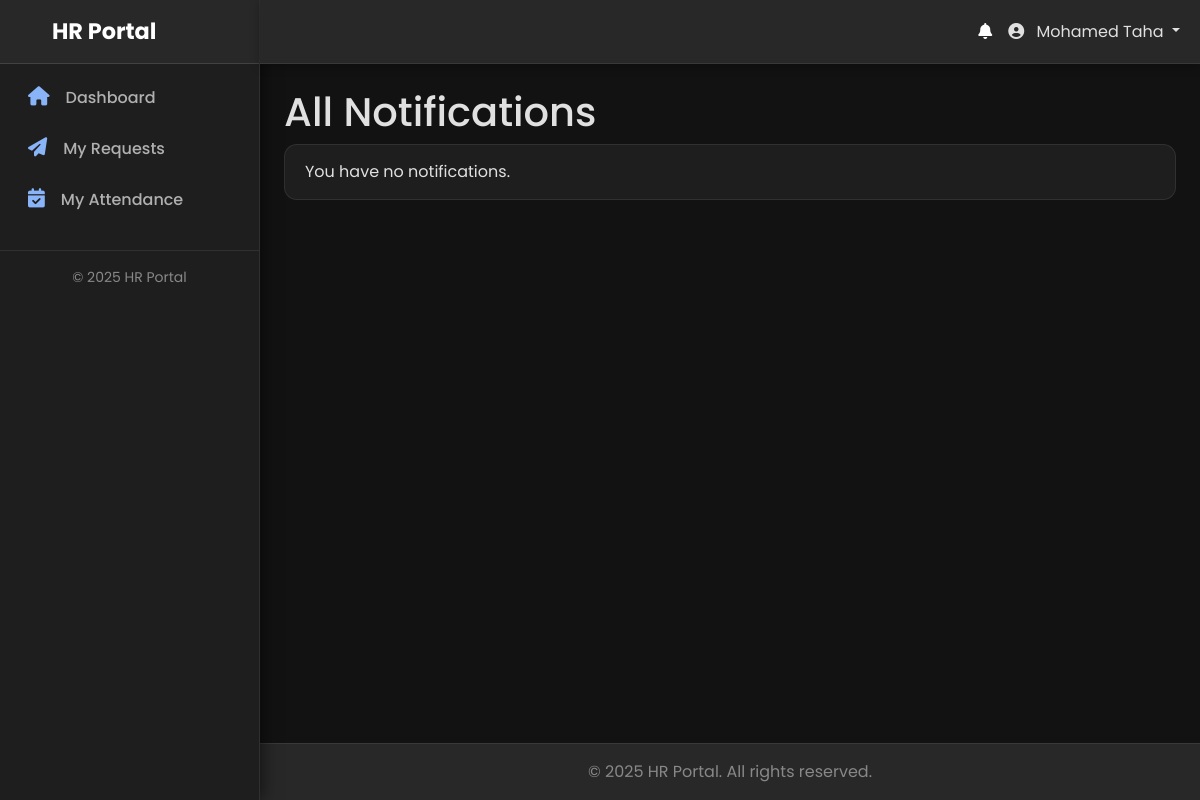
/notifications.php (signed in), run on an earlier commit of the app's database.
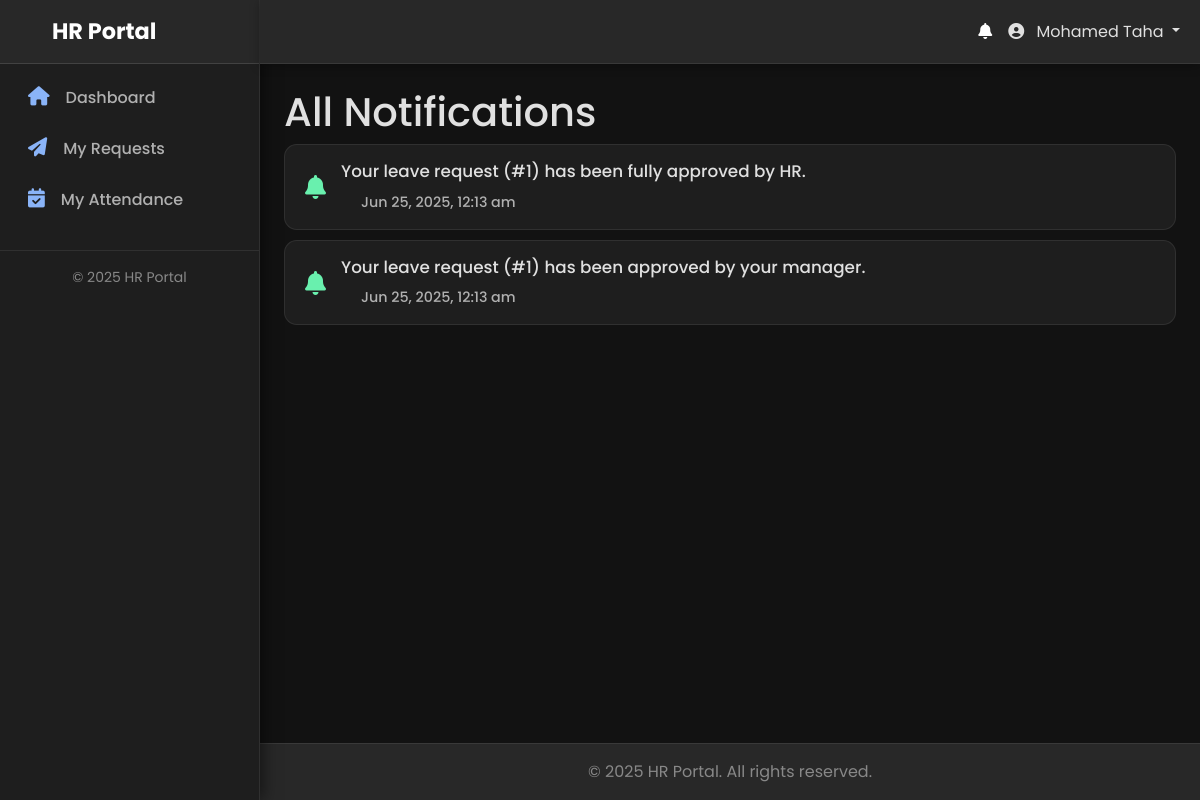
And on a later commit of the database.
### tables this page shows
CREATE TABLE `notifications` (
  `id` int(11) NOT NULL,
  `user_id` int(11) NOT NULL,
  `message` varchar(255) NOT NULL,
  `is_read` tinyint(1) NOT NULL DEFAULT 0,
  `request_id` int(11) DEFAULT NULL,
  `created_at` timestamp NOT NULL DEFAULT current_timestamp()
);

### notifications.php (the view, shortened to what this page needs)
<?php
require_once __DIR__ . '/app/core/database.php';
$user_id = get_current_user_id();
$stmt = $pdo->prepare("SELECT * FROM notifications WHERE user_id = ? ORDER BY created_at DESC");
$stmt->execute([$user_id]);
$notifications = $stmt->fetchAll();
include __DIR__ . '/app/templates/header.php';
?>
<h1>All Notifications</h1>
<ul class="notification-list-page">
    <?php if (empty($notifications)): ?>
        <li>You have no notifications.</li>
    <?php else: ?>
        <?php foreach ($notifications as $notif): ?>
            <?php
                $link = $notif['request_id'] ? '/requests/view.php?id=' . $notif['request_id'] : '#';
                $icon_class = $notif['is_read'] ? 'fa-bell' : 'fa-bell unread';
            ?>
            <li class="<?= $notif['is_read'] ? '' : 'unread' ?>" data-notification-id="<?= $notif['id'] ?>">
                <a href="<?= $link ?>" class="notification-link">
                    <i class="fas <?= $icon_class ?> notification-icon"></i>
                    <div class="notification-content">
                        <div class="message"><?= htmlspecialchars($notif['message']) ?></div>
                        <span class="time"><?= date('M d, Y, g:i a', strtotime($notif['created_at'])) ?></span>
                    </div>
                </a>
            </li>
        <?php endforeach; ?>
    <?php endif; ?>
</ul>
<?php include __DIR__ . '/app/templates/footer.php'; ?>

What changed in the data, as far as the page shows it:
added notifications: is_read 1 (drawn), message "Your leave request (#1) has been fully approved by HR.", created_at "Jun 25, 2025, 12:13 am"
added notifications: is_read 1 (drawn), message "Your leave request (#1) has been approved by your manager.", created_at "Jun 25, 2025, 12:13 am"
Also different on the page:
text no longer shown: "You have no notifications."
